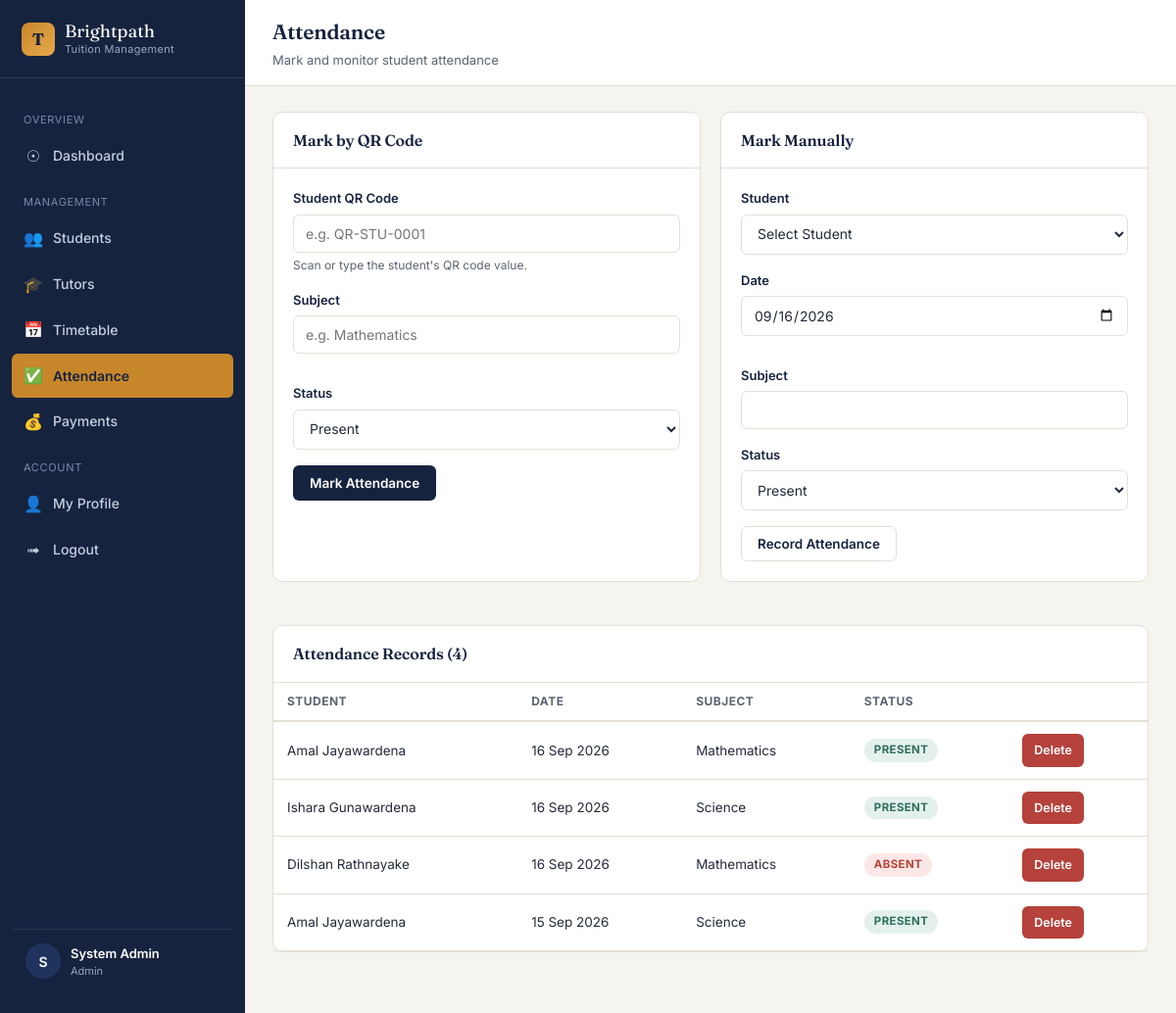
The app's page /admin/attendance.php (signed in) with its own data.
### tables this page shows
CREATE TABLE `attendance` (
  `attendance_id` INT AUTO_INCREMENT PRIMARY KEY,
  `student_id` INT NOT NULL,
  `date` DATE NOT NULL,
  `status` ENUM('Present','Absent','Late') DEFAULT 'Present',
  `subject` VARCHAR(100) DEFAULT NULL,
  `created_at` TIMESTAMP DEFAULT CURRENT_TIMESTAMP,
  FOREIGN KEY (`student_id`) REFERENCES `students`(`student_id`) ON DELETE CASCADE
);

CREATE TABLE `students` (
  `student_id` INT AUTO_INCREMENT PRIMARY KEY,
  `first_name` VARCHAR(100) NOT NULL,
  `last_name` VARCHAR(100) NOT NULL,
  `email` VARCHAR(150) NOT NULL UNIQUE,
  `password` VARCHAR(255) NOT NULL,
  `phone` VARCHAR(20) DEFAULT NULL,
  `birthday` DATE DEFAULT NULL,
  `parent_name` VARCHAR(100) DEFAULT NULL,
  `parent_phone` VARCHAR(20) DEFAULT NULL,
  `stream` VARCHAR(100) DEFAULT NULL,
  `subject1` VARCHAR(100) DEFAULT NULL,
  `subject2` VARCHAR(100) DEFAULT NULL,
  `subject3` VARCHAR(100) DEFAULT NULL,
  `al_education` VARCHAR(150) DEFAULT NULL,
  `photo_path` VARCHAR(255) DEFAULT NULL,
  `qr_code` VARCHAR(255) DEFAULT NULL,
  `status` ENUM('Active','Inactive') DEFAULT 'Active',
  `created_at` TIMESTAMP DEFAULT CURRENT_TIMESTAMP
);

### includes/init.php (called while the page is built, shortened)
<?php
require_once __DIR__ . '/../config/database.php';
require_once __DIR__ . '/../classes/Database.php';
require_once __DIR__ . '/../classes/Attendance.php';
function e(string $value): string
{
    return htmlspecialchars($value, ENT_QUOTES, 'UTF-8');
}

### classes/Database.php (called while the page is built, shortened)
<?php
class Database
{
    private static ?Database $instance = null;
    private PDO $connection;
    private function __construct()
    {
        $dsn = "mysql:host=" . DB_HOST . ";dbname=" . DB_NAME . ";charset=" . DB_CHARSET;
        $options = [
            PDO::ATTR_ERRMODE            => PDO::ERRMODE_EXCEPTION,
            PDO::ATTR_DEFAULT_FETCH_MODE => PDO::FETCH_ASSOC,
            PDO::ATTR_EMULATE_PREPARES   => false,
        ];
        try {
            $this->connection = new PDO($dsn, DB_USER, DB_PASS, $options);
        } catch (PDOException $e) {
            die("Database Connection Failed: " . htmlspecialchars($e->getMessage()));
        }
    }
    public static function getInstance(): Database
    {
        if (self::$instance === null) {
            self::$instance = new Database();
        }
        return self::$instance;
    }
    public function select(string $sql, array $params = []): array
    {
        $stmt = $this->connection->prepare($sql);
        $stmt->execute($params);
        return $stmt->fetchAll();
    }
}

### classes/Attendance.php (called while the page is built, shortened)
<?php
require_once __DIR__ . '/Database.php';
class Attendance
{
    private Database $db;
    public function __construct()
    {
        $this->db = Database::getInstance();
    }
    public function all(): array
    {
        return $this->db->select(
            "SELECT a.*, s.first_name, s.last_name
             FROM attendance a JOIN students s ON s.student_id = a.student_id
             ORDER BY a.date DESC, a.created_at DESC"
        );
    }
}

### admin/attendance.php (the view, shortened to what this page needs)
<?php
require_once __DIR__ . '/../includes/init.php';
$attendanceModel = new Attendance();
$records = $attendanceModel->all();
$pageTitle = 'Attendance';
$pageSubtitle = 'Mark and monitor student attendance';
$activeMenu = 'attendance';
require_once __DIR__ . '/../includes/dashboard_header.php';
?>
<div style="display:grid; grid-template-columns: 1fr 1fr; gap:20px; margin-bottom:22px;">
  <div class="panel">
    <div class="panel-header"><h3>Mark by QR Code</h3></div>
    <div class="panel-body">
      <form method="POST" action="attendance.php">
        <div class="form-group">
          <label>Student QR Code</label>
          <input type="text" name="qr_code" placeholder="e.g. QR-STU-0001" required autofocus>
          <div class="help-text">Scan or type the student's QR code value.</div>
        </div>
        <div class="form-row">
          <div class="form-group"><label>Subject</label><input type="text" name="subject" placeholder="e.g. Mathematics" required></div>
          <div class="form-group"><label>Status</label>
            <select name="status">
              <option value="Present">Present</option>
            </select>
          </div>
        </div>
        <button type="submit" name="mark_qr" class="btn btn-primary">Mark Attendance</button>
      </form>
    </div>
  </div>
  <div class="panel">
    <div class="panel-header"><h3>Mark Manually</h3></div>
    <div class="panel-body">
      <form method="POST" action="attendance.php">
        <div class="form-group">
          <label>Student</label>
          <select name="student_id" required>
            <option value="">Select Student</option>
          </select>
        </div>
        <div class="form-row">
          <div class="form-group"><label>Date</label><input type="date" name="date" value="<?= date('Y-m-d') ?>" required></div>
          <div class="form-group"><label>Subject</label><input type="text" name="subject" required></div>
        </div>
        <div class="form-group"><label>Status</label>
          <select name="status">
            <option value="Present">Present</option>
          </select>
        </div>
        <button type="submit" name="mark_manual" class="btn btn-outline">Record Attendance</button>
      </form>
    </div>
  </div>
</div>
<div class="panel">
  <div class="panel-header"><h3>Attendance Records (<?= count($records) ?>)</h3></div>
  <div class="table-wrap">
    <table>
      <thead><tr><th>Student</th><th>Date</th><th>Subject</th><th>Status</th><th></th></tr></thead>
      <tbody>
        <?php foreach ($records as $r): ?>
          <tr>
            <td><?= e($r['first_name'] . ' ' . $r['last_name']) ?></td>
            <td><?= e(date('d M Y', strtotime($r['date']))) ?></td>
            <td><?= e($r['subject']) ?></td>
            <td>
              <?php $cls = $r['status'] === 'Present' ? 'badge-teal' : ($r['status'] === 'Late' ? 'badge-brass' : 'badge-rose'); ?>
              <span class="badge <?= $cls ?>"><?= e($r['status']) ?></span>
            </td>
            <td><a href="attendance.php?delete=<?= $r['attendance_id'] ?>" class="btn btn-danger btn-sm" data-confirm="Delete this record?">Delete</a></td>
          </tr>
        <?php endforeach; ?>
      </tbody>
    </table>
  </div>
</div>
<?php require_once __DIR__ . '/../includes/dashboard_footer.php'; ?>

### includes/dashboard_header.php (shortened to what this page needs)
<!DOCTYPE html>
<html lang="en">
<head>
<link rel="stylesheet" href="../assets/css/style.css">
</head>
<body>
<div class="app-shell">
  <?php include __DIR__ . '/sidebar.php'; ?>
  <div class="main-content">
    <div class="topbar">
      <div>
        <h1><?= e($pageTitle ?? '') ?></h1>
        <?php if (!empty($pageSubtitle)): ?><div class="subtitle"><?= e($pageSubtitle) ?></div><?php endif; ?>
      </div>
    </div>
    <div class="page-body">

### includes/sidebar.php (shortened to what this page needs)
<?php
$role = $_SESSION['role'] ?? '';
$active = fn($key) => $activeMenu === $key ? 'active' : '';
?>
<aside class="sidebar">
  <div class="brand">
    <span class="logo-mark">T</span>
    <div>
      <div class="brand-title">Brightpath</div>
      <div class="brand-sub">Tuition Management</div>
    </div>
  </div>
  <nav>
    <?php if ($role === 'admin'): ?>
      <div class="nav-section-label">Overview</div>
      <a href="dashboard.php" class="nav-link <?= $active('dashboard') ?>"><span class="ic">&#9737;</span> Dashboard</a>
      <div class="nav-section-label">Management</div>
      <a href="students.php" class="nav-link <?= $active('students') ?>"><span class="ic">&#128101;</span> Students</a>
      <a href="tutors.php" class="nav-link <?= $active('tutors') ?>"><span class="ic">&#127891;</span> Tutors</a>
      <a href="timetable.php" class="nav-link <?= $active('timetable') ?>"><span class="ic">&#128197;</span> Timetable</a>
      <a href="attendance.php" class="nav-link <?= $active('attendance') ?>"><span class="ic">&#9989;</span> Attendance</a>
      <a href="payments.php" class="nav-link <?= $active('payments') ?>"><span class="ic">&#128176;</span> Payments</a>
      <div class="nav-section-label">Account</div>
      <a href="profile.php" class="nav-link <?= $active('profile') ?>"><span class="ic">&#128100;</span> My Profile</a>
      <a href="../logout.php" class="nav-link"><span class="ic">&#10143;</span> Logout</a>
    <?php endif; ?>
  </nav>
  <div class="user-box">
    <div class="avatar">
      <?php if (!empty($_SESSION['photo_path'])): ?>
        <img src="../<?= e($_SESSION['photo_path']) ?>" alt="">
      <?php else: ?>
        <?= e(strtoupper(substr($_SESSION['user_name'] ?? 'U', 0, 1))) ?>
      <?php endif; ?>
    </div>
    <div>
      <div class="name"><?= e($_SESSION['user_name'] ?? '') ?></div>
      <div class="role"><?= e($role) ?></div>
    </div>
  </div>
</aside>

### includes/dashboard_footer.php (shortened to what this page needs)
    </div>
  </div>
</div>
</body>
</html>

### records on screen
attendance: student.last_name "Amal Jayawardena", date "16 Sep 2026", subject "Mathematics", status "PRESENT"
attendance: student.last_name "Ishara Gunawardena", date "16 Sep 2026", subject "Science", status "PRESENT"
attendance: student.last_name "Dilshan Rathnayake", date "16 Sep 2026", subject "Mathematics", status "ABSENT"
attendance: student.last_name "Amal Jayawardena", date "15 Sep 2026", subject "Science", status "PRESENT"

### other values on screen
substr($_SESSION['user_name'] ?? 'U', 0, 1) "S"
$_SESSION['user_name'] "System Admin"
$role "Admin"
$pageTitle "Attendance"
$pageSubtitle "Mark and monitor student attendance"
count($records) "4"
